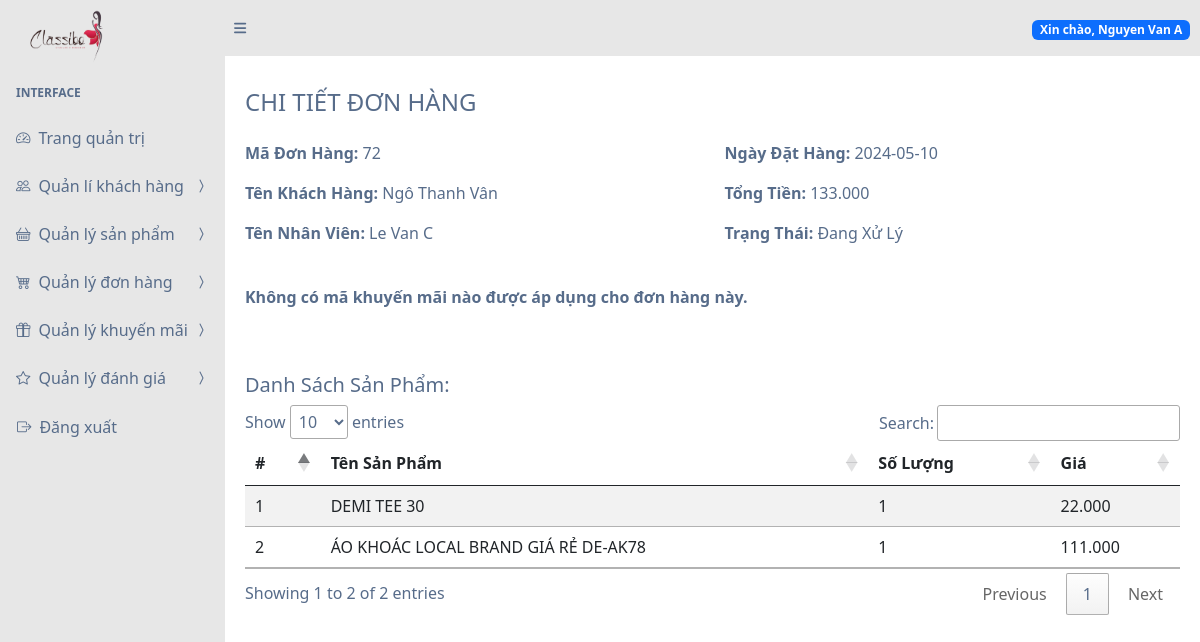
The page /?page=view-order-detail&id=72 (signed in) on the database its author committed.
### tables this page shows
CREATE TABLE `donhang` (
  `ma_don_hang` int(11) NOT NULL,
  `ma_khach_hang` int(11) DEFAULT NULL,
  `ma_nhan_vien` int(11) DEFAULT NULL,
  `ngay_dat_hang` date DEFAULT NULL,
  `tong_tien` decimal(10,3) DEFAULT NULL,
  `trang_thai` varchar(50) DEFAULT NULL,
  `id_khuyen_mai` int(11) DEFAULT NULL
);

CREATE TABLE `khachhang` (
  `ma_khach_hang` int(11) NOT NULL,
  `ten_khach_hang` varchar(100) DEFAULT NULL,
  `email_khach_hang` varchar(100) DEFAULT NULL,
  `so_dien_thoai_khach_hang` varchar(20) DEFAULT NULL,
  `dia_chi` text
);

CREATE TABLE `nhanvien` (
  `ma_nhan_vien` int(11) NOT NULL,
  `ten_nhan_vien` varchar(100) DEFAULT NULL,
  `email_nhan_vien` varchar(100) DEFAULT NULL,
  `mat_khau_nhan_vien` varchar(100) DEFAULT NULL
);

CREATE TABLE `chitietdonhang` (
  `ma_chi_tiet_don_hang` int(11) NOT NULL,
  `ma_don_hang` int(11) DEFAULT NULL,
  `ma_san_pham` int(11) DEFAULT NULL,
  `so_luong` int(11) DEFAULT NULL,
  `gia` decimal(10,3) DEFAULT NULL
);

CREATE TABLE `sanpham` (
  `ma_san_pham` int(11) NOT NULL,
  `ten_san_pham` varchar(100) DEFAULT NULL,
  `hinh_anh` varchar(255) DEFAULT NULL,
  `mo_ta` text,
  `gia` decimal(10,2) DEFAULT NULL,
  `so_luong_ton_kho` int(11) DEFAULT NULL
);

### views/view-order-detail.php (the view, shortened to what this page needs)
<?php
include 'config/mysql_connection.php';
$id = $_GET['id'];
$query_order_info = "SELECT dh.ma_don_hang, dh.ma_khach_hang, kh.ten_khach_hang, dh.ma_nhan_vien, nv.ten_nhan_vien, dh.ngay_dat_hang, dh.tong_tien, dh.trang_thai, dh.id_khuyen_mai,
                        km.ten_khuyen_mai, km.ngay_bat_dau, km.ngay_ket_thuc, km.gia_tri
                    FROM DonHang dh
                    LEFT JOIN KhachHang kh ON dh.ma_khach_hang = kh.ma_khach_hang
                    LEFT JOIN NhanVien nv ON dh.ma_nhan_vien = nv.ma_nhan_vien
                    LEFT JOIN KhuyenMai km ON dh.id_khuyen_mai = km.ma_khuyen_mai
                    WHERE dh.ma_don_hang = $id";
$result_order_info = $conn->query($query_order_info);
if ($result_order_info->num_rows > 0) {
    $order_info = $result_order_info->fetch_assoc();
    $query_order_details = "SELECT ctdh.ma_chi_tiet_don_hang, sp.ten_san_pham, ctdh.so_luong, ctdh.gia
                            FROM ChiTietDonHang ctdh
                            INNER JOIN SanPham sp ON ctdh.ma_san_pham = sp.ma_san_pham
                            WHERE ctdh.ma_don_hang = $id";
    $result_order_details = $conn->query($query_order_details);
    ?>
<div class="container mt-4">
    <h4 class="mb-4">CHI TIẾT ĐƠN HÀNG</h4>
    <div class="row">
        <div class="col-md-6">
            <p><strong>Mã Đơn Hàng:</strong> <?php echo $order_info['ma_don_hang']; ?></p>
            <p><strong>Tên Khách Hàng:</strong> <?php echo $order_info['ten_khach_hang']; ?></p>
            <p><strong>Tên Nhân Viên:</strong> <?php echo $order_info['ten_nhan_vien']; ?></p>
        </div>
        <div class="col-md-6">
            <p><strong>Ngày Đặt Hàng:</strong> <?php echo $order_info['ngay_dat_hang']; ?></p>
            <p><strong>Tổng Tiền:</strong> <?php echo $order_info['tong_tien']; ?></p>
            <p><strong>Trạng Thái:</strong> <?php echo $order_info['trang_thai']; ?></p>
        </div>
    </div>
    <?php if ($order_info['id_khuyen_mai'] !== null) { ?>
    <div class="row mt-4">
        <div class="col-md-12">
            <h5>Thông Tin Khuyến Mãi:</h5>
            <p><strong>Tên Khuyến Mãi:</strong> <?php echo $order_info['ten_khuyen_mai']; ?></p>
            <p><strong>Ngày Bắt Đầu:</strong> <?php echo $order_info['ngay_bat_dau']; ?></p>
            <p><strong>Ngày Kết Thúc:</strong> <?php echo $order_info['ngay_ket_thuc']; ?></p>
            <p><strong>Giá Trị:</strong> <?php echo $order_info['gia_tri']; ?></p>
        </div>
    </div>
    <?php } else { ?>
    <div class="row mt-4">
        <div class="col-md-12">
            <p><strong>Không có mã khuyến mãi nào được áp dụng cho đơn hàng này.</strong></p>
        </div>
    </div>
    <?php } ?>
    <h5 class="mt-5">Danh Sách Sản Phẩm:</h5>
    <table id="orderDetailsTable" class="table table-striped">
        <thead>
            <tr>
                <th>#</th>
                <th>Tên Sản Phẩm</th>
                <th>Số Lượng</th>
                <th>Giá</th>
            </tr>
        </thead>
        <tbody>
            <?php
                $count = 1;
                while ($row = $result_order_details->fetch_assoc()) {
                    echo "<tr>";
                    echo "<td>" . $count++ . "</td>";
                    echo "<td>" . $row['ten_san_pham'] . "</td>";
                    echo "<td>" . $row['so_luong'] . "</td>";
                    echo "<td>" . $row['gia'] . "</td>";
                    echo "</tr>";
                }
                ?>
        </tbody>
    </table>
</div>
<?php
} else {
    echo "Không tìm thấy thông tin đơn hàng!";
}
?>

### rows shown on the page
donhang: ma_don_hang "72", ma_khach_hang.ten_khach_hang "Ngô Thanh Vân", ma_nhan_vien.ten_nhan_vien "Le Van C", ngay_dat_hang "2024-05-10", tong_tien "133.000", trang_thai "Đang Xử Lý"
chitietdonhang: ma_san_pham.ten_san_pham "DEMI TEE 30", so_luong "1", gia "22.000"
chitietdonhang: ma_san_pham.ten_san_pham "ÁO KHOÁC LOCAL BRAND GIÁ RẺ DE-AK78", so_luong "1", gia "111.000"

### other values the page prints
$_SESSION['username'] "Nguyen Van A"
